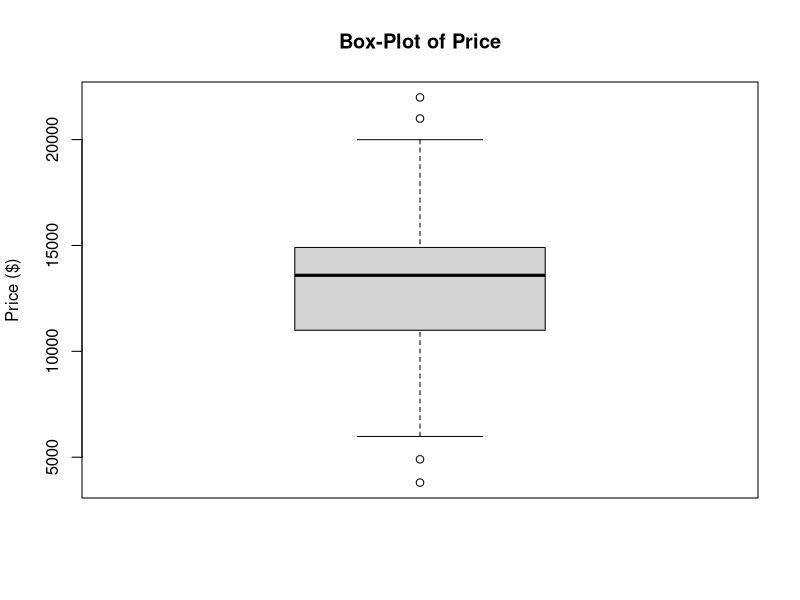
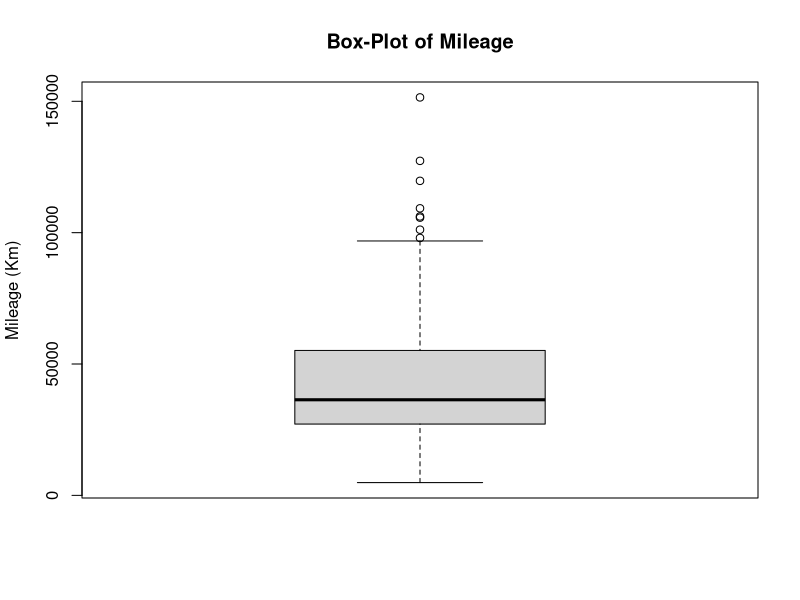
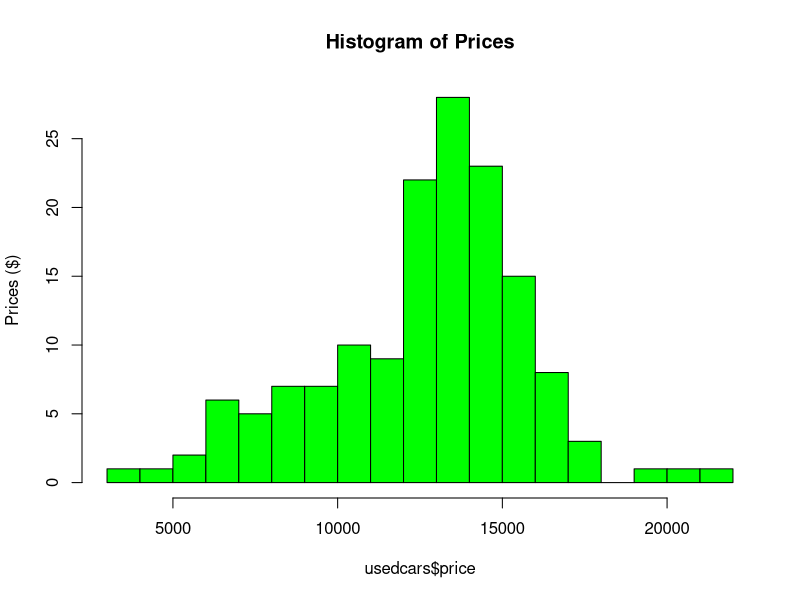
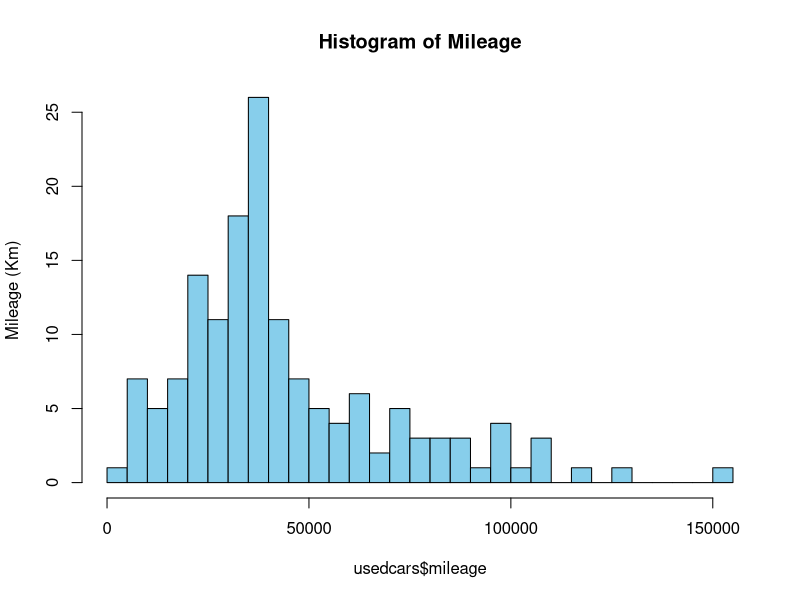
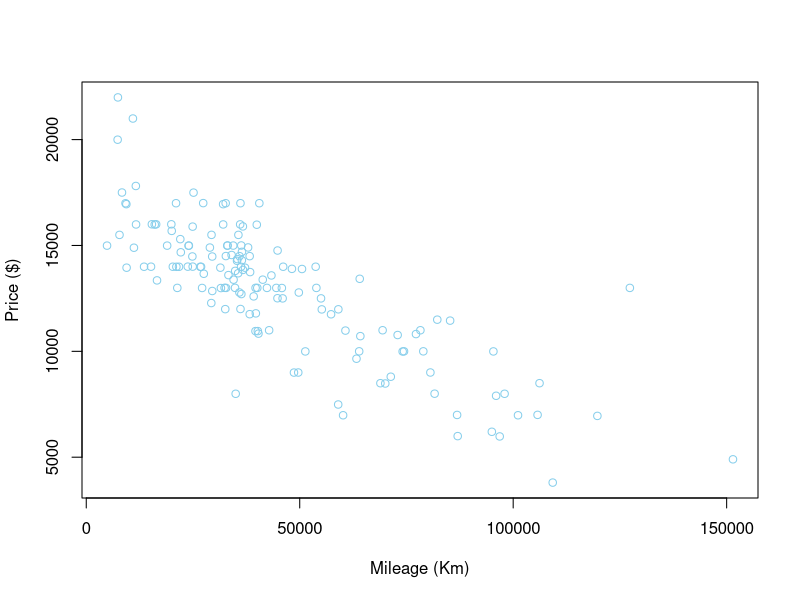

Source code (R) for these figures, in order: (Note: this script raises an error after producing the figures.)
# stringsAsFactors=FALSE let the strings data columns as character type
# While stringsAsFactors=TRUE makes the strings data columns as Factor type
# Default value of stringsSFactors=TRUE
usedcars<-read.csv('Usedcars.txt') 
str(usedcars)
usedcars$price[1:9]
usedcars$color
summary(usedcars)
summary(usedcars[c('price','color')])

mean(c(15000,20000,27000))
range(usedcars$price)
diff(range(usedcars$price))
IQR(usedcars$price) # Interquartile Range = diff b/w Q1 and Q1
quantile((usedcars$price))
quantile(usedcars$price,probs=c(0.01,0.99)) # 1st percentile and 99th percentile
quantile(usedcars$price,seq(from=0,to=1,by=0.20))
# Maximum or Minimun value denoted by horizontal line in the plot is 1.5 times the IQR
# Any value over or below that will be displayed as dots or circles and reffered as outliers.
boxplot(usedcars$price,main='Box-Plot of Price',ylab='Price ($)')
boxplot(usedcars$mileage,main='Box-Plot of Mileage',ylab='Mileage (Km)')

hist(usedcars$price,main='Histogram of Prices',ylab='Prices ($)',breaks=15,col='green')
hist(usedcars$mileage,main='Histogram of Mileage',ylab='Mileage (Km)',breaks=30,col='sky blue')

var(usedcars$price)
var(usedcars$mileage)
sd(usedcars$price)
sd(usedcars$mileage)
# In normal distribution 68.2% (34.1% on both sides) of values lies within the range of mean-+(1*sd)
# Next 27.2% (13.6% on both sides) after the previous range mean-+(from 1sd to 2sd)
# Next are 4,2% (2% on each side) and 0.2%(0.1% each side) for 2sd to 3sd and 3sd to 4sd
mean(usedcars$price)
# Normal Distribution says that the 68% of cars prices are lying b/w $9,840 to $16,804

# Categorical variable like Year, model etc are examined using table rather than summary
table(usedcars$year)
table(usedcars$model)
table(usedcars$color)
# since table give us the count of each categorical variable
# We can also find proportion or percentage of each variable in the data by using prop.table
model_table=table(usedcars$model)
prop.table(model_table)
# Always use prop.table() on the table of categorical variable otherwise proportion of every single data point will be calculated
color_table<-table(usedcars$color)
color_table<-prop.table(color_table)*100
round(color_table,digits=2)

# mode() in R doesn't give mode but type of data i.e. 'Numeric','list',etc.
mode(color_table) 

# Scatter-Plot :
plot(x=usedcars$mileage,y=usedcars$price,xlab='Mileage (Km)',ylab='Price ($)',col=c('sky blue'))

conservative<-usedcars$color %in% c('Black','Silver','White','Gray')
conservative
table(conservative) # Gives values of True and False and their count

# checking the relation between the model and the color
CrossTable(x=usedcars$model,y=conservative)
